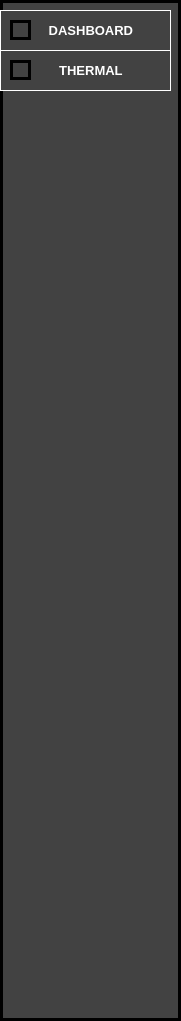
   <widget class="QFrame" name="frame_2">
    <property name="geometry">
     <rect>
      <x>0</x>
      <y>40</y>
      <width>181</width>
      <height>1021</height>
     </rect>
    </property>
    <property name="styleSheet">
     <string notr="true">border: 3px solid rgb(0,0,0);
background-color: rgb(66, 66, 66);</string>
    </property>
    <property name="frameShape">
     <enum>QFrame::StyledPanel</enum>
    </property>
    <property name="frameShadow">
     <enum>QFrame::Raised</enum>
    </property>
    <widget class="QPushButton" name="pushButton">
     <property name="geometry">
      <rect>
       <x>0</x>
       <y>10</y>
       <width>171</width>
       <height>41</height>
      </rect>
     </property>
     <property name="font">
      <font>
       <family>Arial</family>
       <pointsize>10</pointsize>
       <weight>75</weight>
       <bold>true</bold>
      </font>
     </property>
     <property name="styleSheet">
      <string notr="true">border:1px solid rgb(255,255,255);
color: rgb(255, 255, 255);</string>
     </property>
     <property name="text">
      <string>   DASHBOARD</string>
     </property>
    </widget>
    <widget class="QLabel" name="label_8">
     <property name="geometry">
      <rect>
       <x>10</x>
       <y>20</y>
       <width>21</width>
       <height>20</height>
      </rect>
     </property>
     <property name="text">
      <string/>
     </property>
    </widget>
    <widget class="QPushButton" name="pushButton_2">
     <property name="geometry">
      <rect>
       <x>0</x>
       <y>50</y>
       <width>171</width>
       <height>41</height>
      </rect>
     </property>
     <property name="font">
      <font>
       <family>Arial</family>
       <pointsize>10</pointsize>
       <weight>75</weight>
       <bold>true</bold>
      </font>
     </property>
     <property name="styleSheet">
      <string notr="true">border:1px solid rgb(255,255,255);
color: rgb(255, 255, 255);</string>
     </property>
     <property name="text">
      <string>   THERMAL</string>
     </property>
    </widget>
    <widget class="QLabel" name="label_9">
     <property name="geometry">
      <rect>
       <x>10</x>
       <y>60</y>
       <width>21</width>
       <height>20</height>
      </rect>
     </property>
     <property name="text">
      <string/>
     </property>
    </widget>
   </widget>
